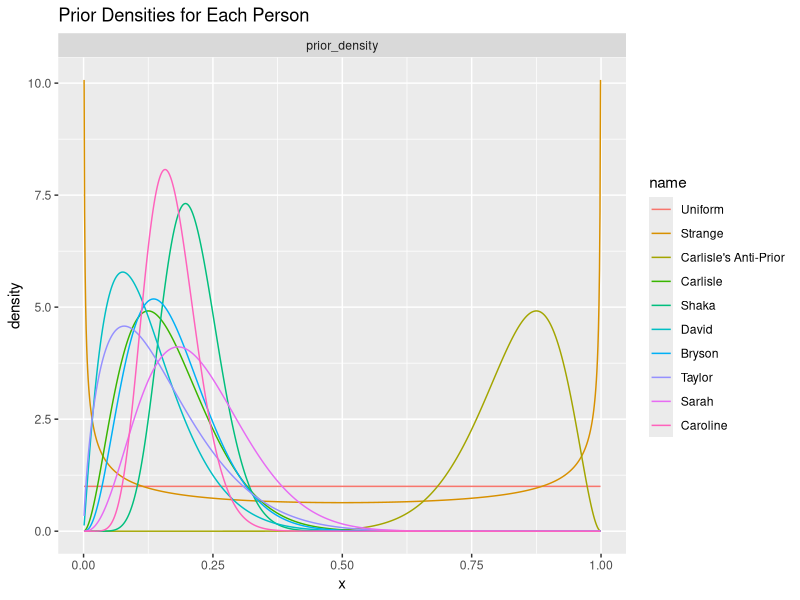
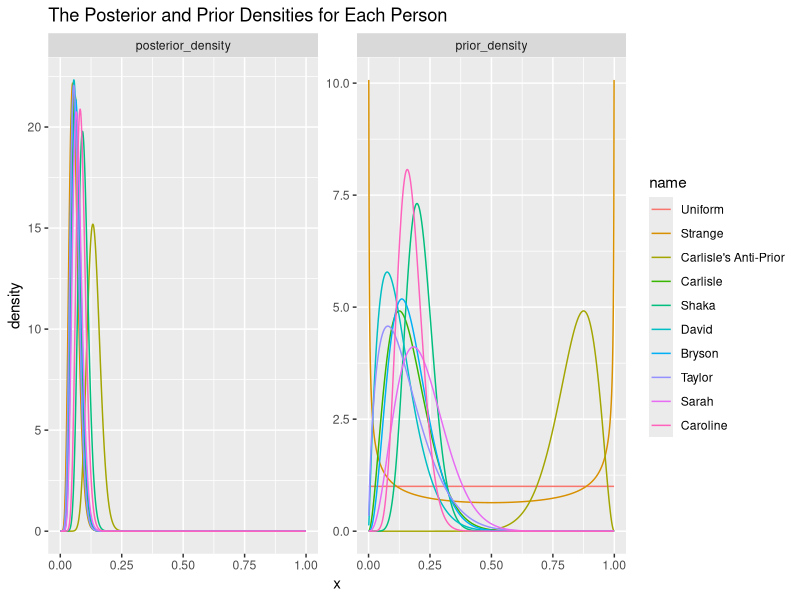
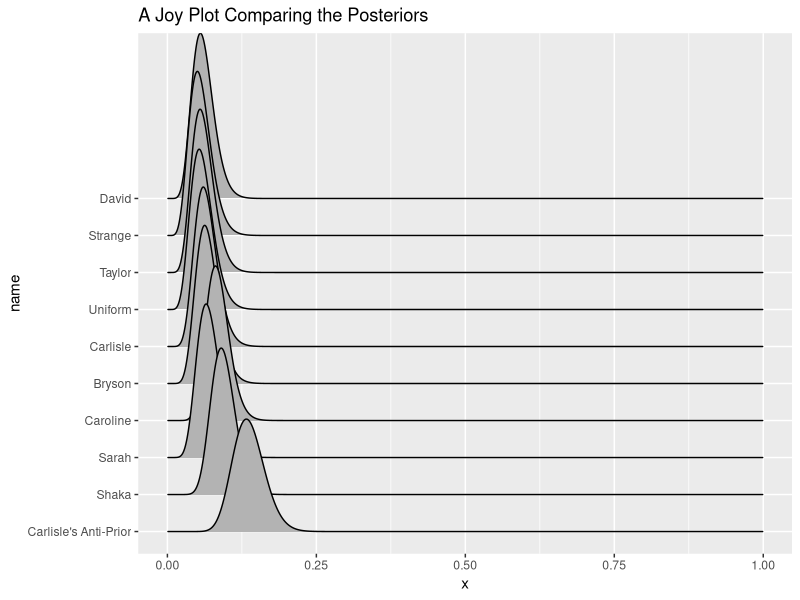
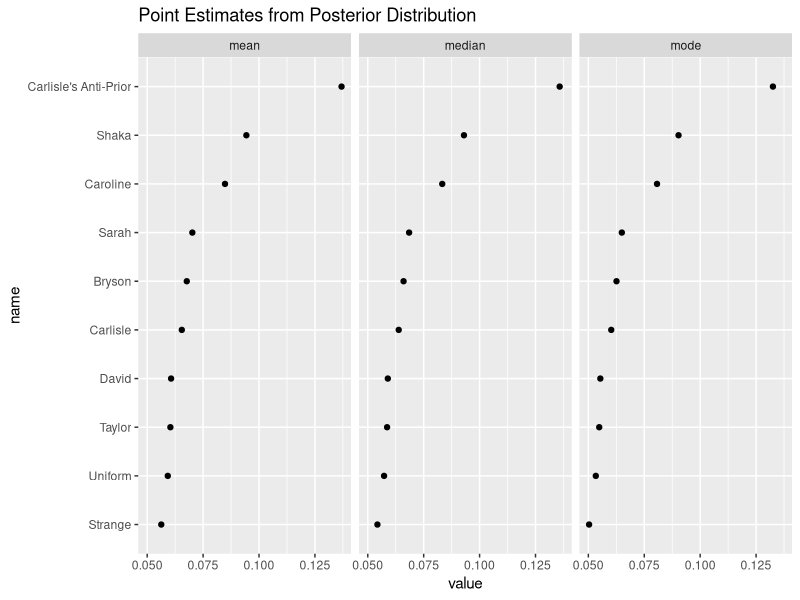
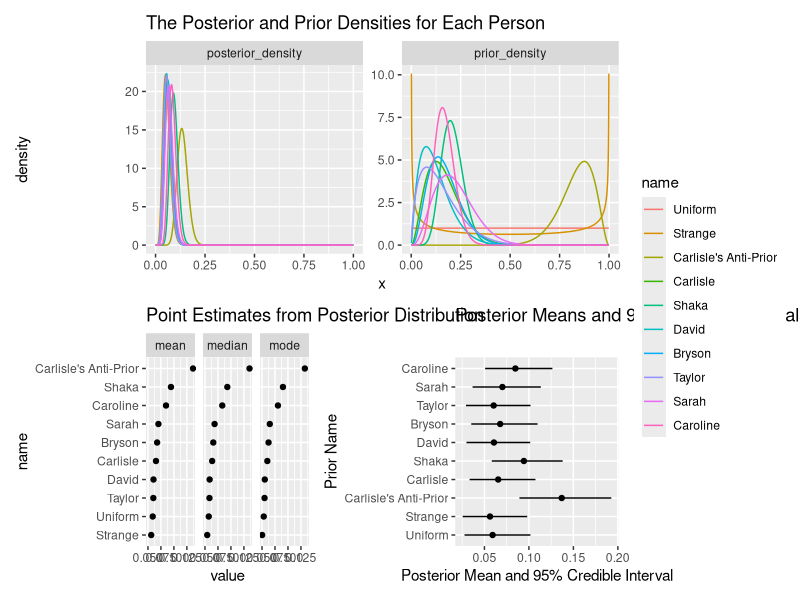

These figures' R source, in order:

# load packages
library(tidyverse)
library(ggridges)
library(patchwork)


# priors
priors <- tribble(
  ~name,        ~alpha_star, ~ beta_star,
  "Uniform", 1, 1,
  "Strange", 0.5, 0.5,
  "Carlisle's Anti-Prior", 15, 3, 
  "Carlisle",   3,          15,
  "Shaka", 11.25, 42.79,
  "David", 2.13, 14.80,
  "Bryson", 3.58, 17.47,
  "Taylor", 1.76, 9.91,
  "Sarah", 3.71, 13.13,
  "Caroline", 9.42, 46.02
) %>% na.omit() %>%
  mutate(name = factor(name, levels = name))

# data
y <- 8
n <- 150

# data frame for priors and posteriors
gg_data <- priors %>%
  crossing(x = seq(0.001, 0.999, length.out = 1000)) %>%
  mutate(alpha_prime = alpha_star + y,
         beta_prime = beta_star + (n - y)) %>% 
  mutate(prior_density = dbeta(x, shape1 = alpha_star, shape2 = beta_star),
         posterior_density = dbeta(x, shape1 = alpha_prime, shape2 = beta_prime)) %>% 
  pivot_longer(cols = ends_with("_density"), names_to = "distribution", values_to = "density") %>%
  glimpse()

# ---- run the code below to plot priors -----

# plot priors only
ggplot(filter(gg_data, distribution == "prior_density"), aes(x = x, y = density, color = name)) + 
  facet_wrap(vars(distribution), scales = "free") +  
  geom_line() + 
  labs(title = "Prior Densities for Each Person")

# ---- run the code below to plot posteriors

gg_pp <- ggplot(gg_data, aes(x = x, y = density, color = name)) + 
  facet_wrap(vars(distribution), scales = "free") +  
  geom_line() + 
  labs(title = "The Posterior and Prior Densities for Each Person")

# create some helpful functions
find_mode <- function(alpha, beta) {
  (alpha - 1)/(alpha + beta - 2)
}
find_mean <- function(alpha, beta) {
  alpha/(alpha + beta)
}
find_sd <- function(alpha, beta) {
  a <- alpha
  b <- beta
  v <- (a*b)/(((a + b)^2)*(a + b + 1))
  sqrt(v)
}
find_median <- function(alpha, beta) {
  a <- alpha
  b <- beta
  s <- rbeta(50000, a, b)
  median(s)
}
vfind_median <- Vectorize(find_median)

point_estimates <- priors %>%
  mutate(alpha_prime = alpha_star + y,
         beta_prime = beta_star + (n - y)) %>%
  mutate(mode = find_mode(alpha_prime, beta_prime),
         mean = find_mean(alpha_prime, beta_prime),
         median = vfind_median(alpha_prime, beta_prime)) %>%
  mutate(name = reorder(name, mean)) %>%
  pivot_longer(mode:median, names_to = "summary_type", values_to = "value") %>%
  glimpse()

gg_pt <- ggplot(point_estimates, aes(x = value, y = name)) + 
  geom_point() + 
  facet_wrap(vars(summary_type)) + 
  labs(title = "Point Estimates from Posterior Distribution")

gg_joy <- gg_data %>%
  filter(distribution == "posterior_density") %>%
  mutate(name = reorder(name, density, max)) %>%
  ggplot(aes(x = x, y = name, height = density)) + 
  geom_ridgeline(scale = 0.2) + 
  labs(title = "A Joy Plot Comparing the Posteriors") 

gg_ci <- priors |> 
  mutate(alpha_prime = alpha_star + y,
         beta_prime = beta_star + (n - y)) |>
  ggplot(aes(x = find_mean(alpha_prime, beta_prime), 
             y = name, 
             xmin = qbeta(0.025, alpha_prime, beta_prime),
             xmax = qbeta(0.975, alpha_prime, beta_prime))) + 
  geom_errorbarh(height = 0) + 
  geom_point() + 
  labs(x = "Posterior Mean and 95% Credible Interval", 
       y = "Prior Name", 
       title = "Posterior Means and 95% Credible Intervals") 

# print the plots
gg_pp
gg_joy
gg_pt
(gg_pp ) / (gg_pt + gg_ci) + plot_layout(guides = 'collect')
